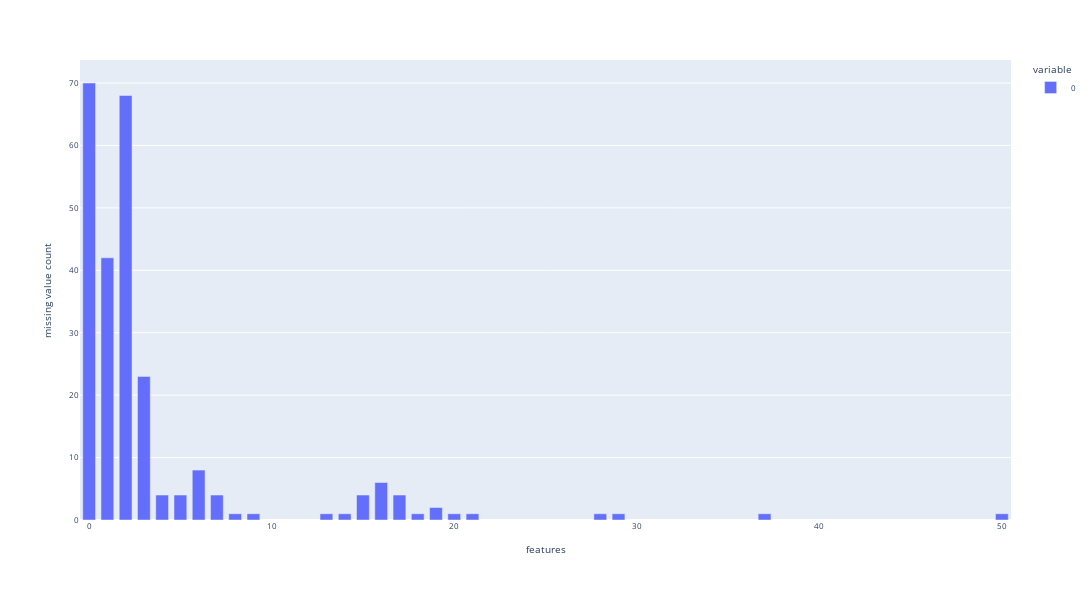

The notebook cell saved with this chart:
### Markdown cell above
Confirmation there are only 3 patients with dm and in the stroke group

### Code cell
get_plot_na(merged_v6, 1)

### Figure 1 — Plotly figure (JSON) as saved in the notebook; plotly's stock layout.template omitted (floating-point values rounded to 4 significant figures)
{"data": [{"alignmentgroup": "True", "hovertemplate": "variable=0<br>features=%{x}<br>missing value count=%{y}<extra></extra>", "legendgroup": "0", "marker": {"color": "#636efa", "pattern": {"shape": ""}}, "name": "0", "offsetgroup": "0", "orientation": "v", "showlegend": true, "textposition": "auto", "type": "bar", "x": [0, 1, 2, 3, 4, 5, 6, 7, 8, 9, 13, 14, 15, 16, 17, 18, 19, 20, 21, 28, 29, 37, 50], "xaxis": "x", "y": [70, 42, 68, 23, 4, 4, 8, 4, 1, 1, 1, 1, 4, 6, 4, 1, 2, 1, 1, 1, 1, 1, 1], "yaxis": "y"}], "layout": {"bargap": 0.3, "barmode": "relative", "font": {"size": 8}, "height": 600, "legend": {"title": {"text": "variable"}, "tracegroupgap": 0}, "margin": {"t": 60}, "width": 2000, "xaxis": {"anchor": "y", "domain": [0, 1], "title": {"text": "features"}}, "yaxis": {"anchor": "x", "domain": [0, 1], "title": {"text": "missing value count"}}}}
